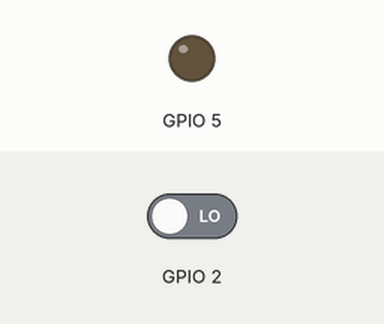
The sketch below on a simulated ESP8266 (NodeMCU). Shown: output pins drawn as LEDs (lit = HIGH). The inputs (shaded band) are chosen by the test bench; at power-on: GPIO 2 LOW. WiFi joins after 1.5 s; servers stay silent unless stated; web services answer with replies made up by the test bench; what the sketch prints to the serial monitor is not drawn.

Above: at 3.2 s.
3.3 s: GPIO 2 driven HIGH
At 4.4 s:
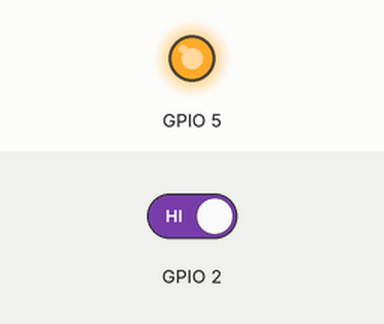
4.8 s: GPIO 2 driven LOW
At 6.1 s:
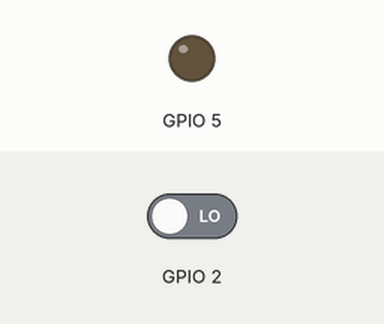
Timing chart, 0 to 7.8 s (numbered marks = the images above; inputs shaded):
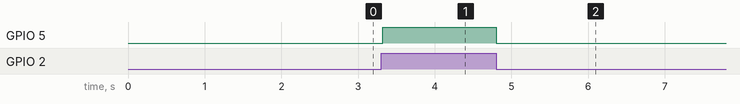

The sketch:

people_counter.ino
```cpp
#include <ESP8266WiFi.h>
#include <ESP8266HTTPClient.h>

const char* ssid = "NYU Gold Street";
const char* password = "goldstreetspace";

void connectWifi(){
    while (WiFi.status() != WL_CONNECTED) {

    delay(1000);
    Serial.print("Connecting..");

  }
}

void setup () {

  Serial.begin(115200);
  pinMode(2,INPUT);
  pinMode(5, OUTPUT);
  digitalWrite(2,LOW);
  WiFi.begin(ssid, password);
  connectWifi();
}


void push(){

      HTTPClient http;  //Declare an object of class HTTPClient
      http.begin("http://api.pushingbox.com/pushingbox?devid=v1902992F1D22F82");  //Specify request destination
      int httpCode = http.GET();                                                                  //Send the request
      http.end();   //Close connection
}

void loop() {

  digitalWrite(2,LOW);
  int buttonState = digitalRead(2);
  if(buttonState==HIGH){
    digitalWrite(5, HIGH);   // Turn the LED on (Note that LOW is the voltage level
    delay(20);
  }
  // but actually the LED is on; this is because
  // it is active low on the ESP-01)
  else{
        digitalWrite(5, LOW);   // Turn the LED on (Note that LOW is the voltage level
        delay(20);
        if (WiFi.status() == WL_CONNECTED) { //Check WiFi connection status
            push();
        }
        else{
            connectWifi();
            push();
        }
     }
}
```

Measured:
- after the input at 3.3 s, GPIO 5: LOW → HIGH at once
- after the input at 4.8 s, GPIO 5: HIGH → LOW at once
